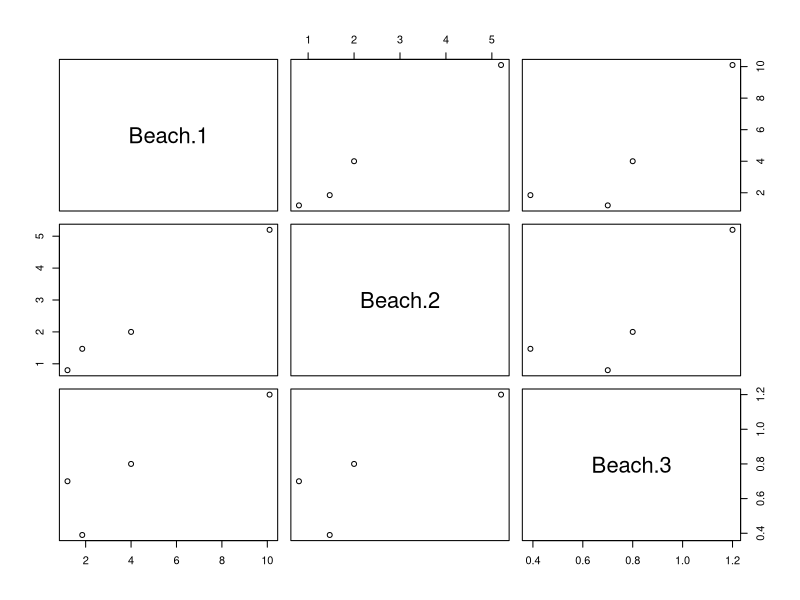
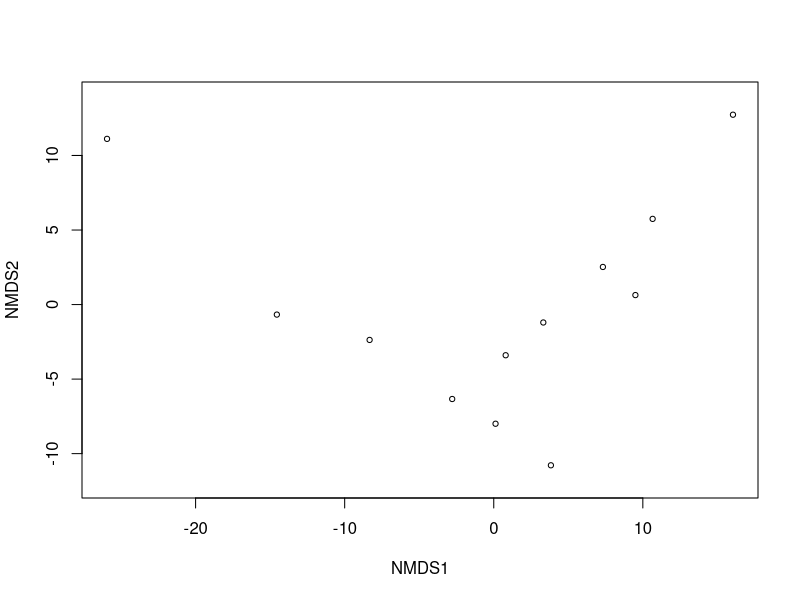
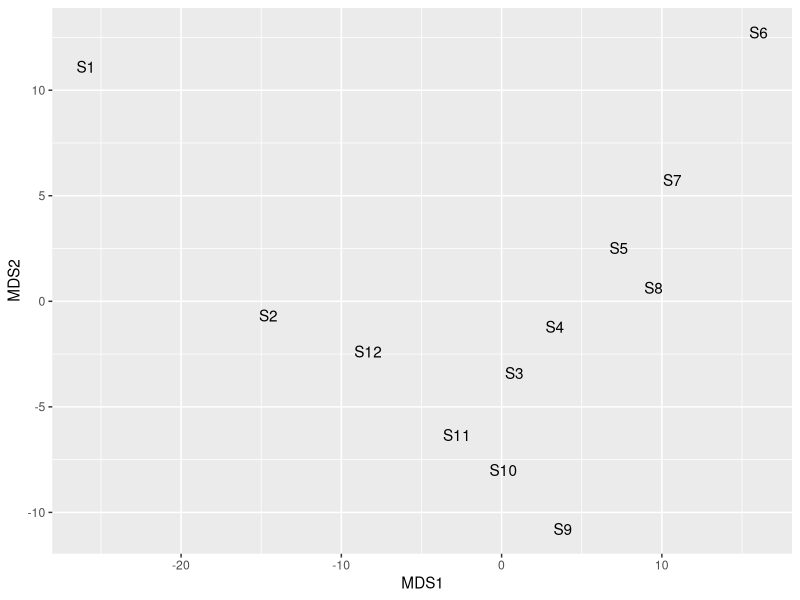
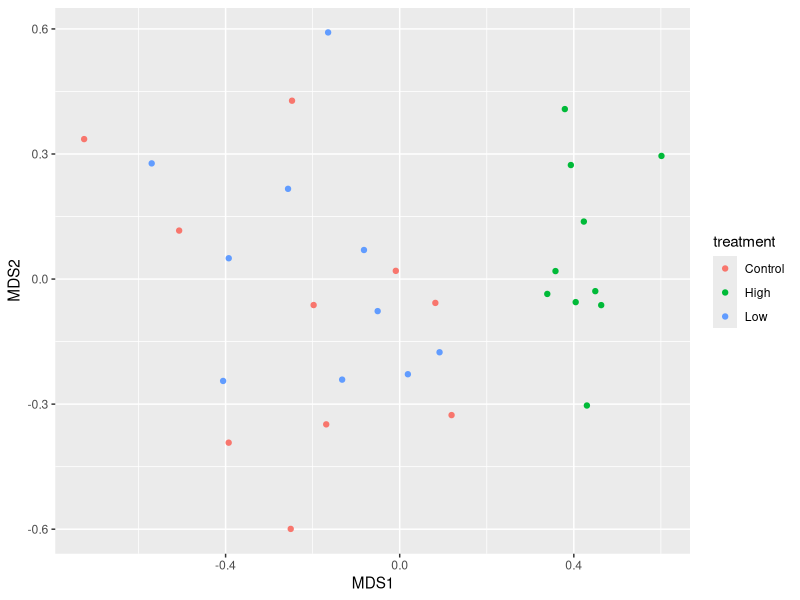
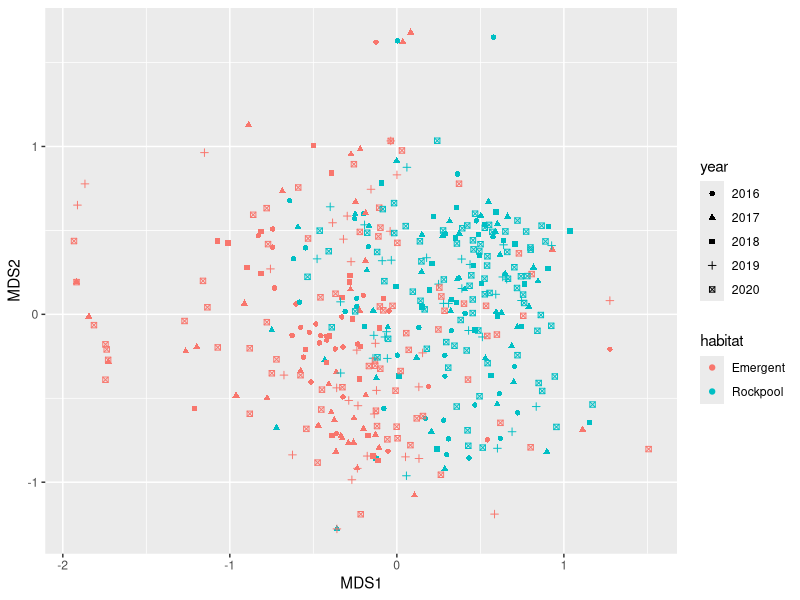
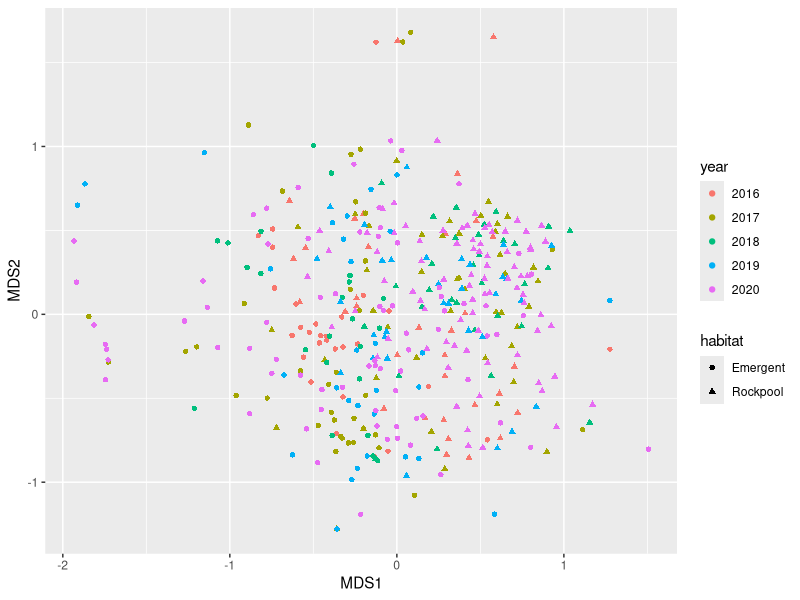

Here is the R script that generated these plots, in order:
## ---- chunk 1
knitr::opts_chunk$set(echo = TRUE)
## ---- chunk 2

library(dplyr)
library(ggplot2)
library(vegan)
## ---- chunk 3
#load data
beaches <- read.csv(file = "data/multivariate/Beaches.csv", header = TRUE)

#Visualise the relationships among the variables with a scatter plot matrix.
pairs(beaches)

#Use the cor function to obtain the Pearson correlation coefficient:
cor(beaches)

#euclidian distance -- geographic of the numbers
dist(t(beaches), method = "euclidean", diag = TRUE)
## ---- chunk 4
#load data
metals <- read.csv(file = "data/multivariate/HeavyMetals.csv", header = TRUE)  

#create abundance matrix
metals_vars <- dplyr::select(metals, -Site)

#square root transform the data to reduce the influence of very large values
metals.sq <- sqrt(metals_vars)

#create similarity matrix using Euclidian distance
metals.dis <- dist(metals.sq, method = "euclidean")

#create a multi-dimensional scaling plot to visualise the differences among sites
metals.mds <- metaMDS(metals.dis, 
                      autotransform = FALSE, #do not transform the data further
                      trace=FALSE) # no process details needed
#view ord
plot(metals.mds)

#extract the x and y coordinates from the MDS object, add the site names from our original data set and plot with ggplot using our site labels rather than points.
metals_xy <- data.frame(metals.mds$points)

metals_xy$Site <- metals$Site

ggplot(metals_xy, aes(MDS1, MDS2)) + geom_text(aes(label=Site))

#Before we interpret the MDS plot, we should check the stress value.
metals.mds$stress
## ---- chunk 5
#load data
nutrients <- read.csv(file = "data/multivariate/NutrientEnrichment.csv", header = TRUE)

#select only the abundance data
nutrients_vars <- select(nutrients, contains("Weed"))

#square root transform the data to reduce the influence of very large values
nutrients.sq <- sqrt(nutrients_vars)

#Bray-Curtis similarity coefficient is recommended for analyses that contrast the species composition of community data sets
nutrients.mds <- metaMDS(nutrients.sq, distance = "bray", autotransform = FALSE, trace=FALSE)

nutrients_xy <- data.frame(nutrients.mds$points)

nutrients_xy$treatment <- nutrients$Treatment

ggplot(nutrients_xy, aes(MDS1, MDS2, color = treatment)) + geom_point()
## ---- chunk 6
#load data
RockPools <- read.csv(file = "data/multivariate/Maroubra_rock_pools.csv", header = TRUE)

#create abundance matrix
RockPools_vars <- dplyr::select(RockPools, -X, -Habitat, - Year, -Replicate)

#Some of the variables are % cover (the red, brown and green algae) and some are counts of individual animals. Clearly 100% cover is not equivalent to 100 snails, so we can standardise these variables to ensure each variable is on the same scale. We can use the function decostand from vegan to standardise each variable by the maximum value of that variable. We then end up with all variables having values between 0 and 1.
Rock_pools_vars_std <- decostand(RockPools_vars, method= "max")

#create MDS with Bray-Curtis for species composition community data
rockpools.mds <- metaMDS(Rock_pools_vars_std, distance = "bray", autotransform = FALSE, trace=FALSE)

rockpools_xy <- data.frame(rockpools.mds$points)

rockpools_xy$habitat <- RockPools$Habitat

rockpools_xy$year <- as.factor(RockPools$Year)

ggplot(rockpools_xy, aes(MDS1, MDS2, color = habitat, shape=year)) + geom_point()

ggplot(rockpools_xy, aes(MDS1, MDS2, color = year, shape=habitat)) + geom_point()
